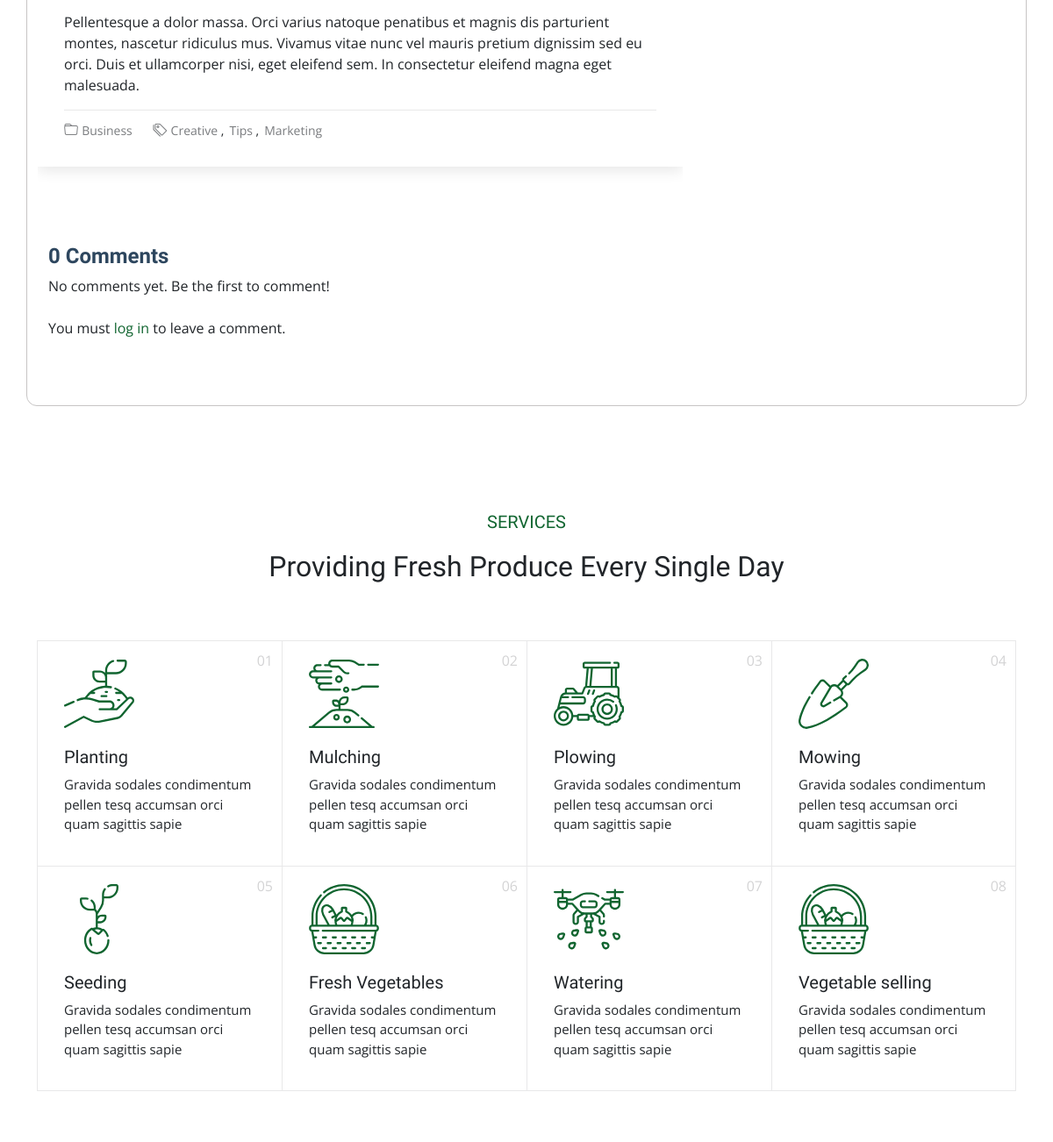
The page /blog/post/4/ (middle part) on the database as committed earlier.
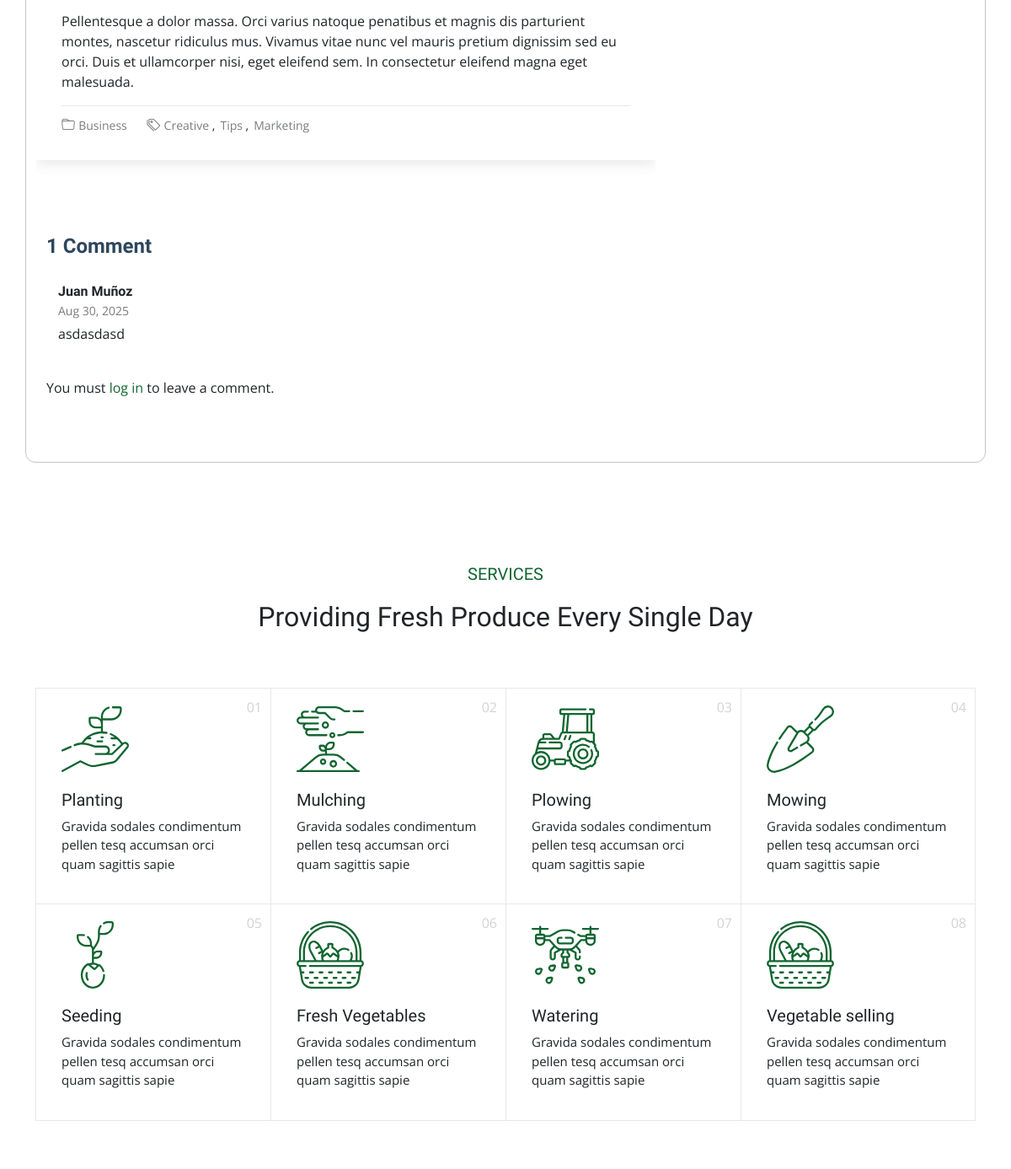
The same page on the database as committed later.
### blog/models.py (models this page shows, shortened)
class Post(models.Model):
    title = models.CharField(max_length=200, verbose_name='Title')
    subtitle = models.CharField(max_length=200, verbose_name='Subtitle')
    relevant_text = models.CharField(max_length=50, verbose_name='Relevant Text', null=True, blank=True)
    introduction = models.TextField(verbose_name='Introduction', null=True, blank=True)
    body_text = models.TextField(verbose_name='Body Text', null=True, blank=True)
    conclusion = models.TextField(verbose_name='Conclusion', null=True, blank=True)
    image = models.ImageField(verbose_name='Image', upload_to='posts', null=False, blank=False)
    author = models.ForeignKey(User, verbose_name='Author', on_delete=models.CASCADE)
    created_at = models.DateTimeField(auto_now_add=True, verbose_name='Creation Date')
    updated_at = models.DateTimeField(auto_now=True, verbose_name = 'Edition Date')
    class Meta:
        verbose_name = "Post"
        verbose_name_plural = "Posts"
        ordering = ['-created_at']
    def formatted_content(self):
        html_parts = []
        if self.introduction:
            intro_paragraphs = re.split(r'\n+', self.introduction.strip())
            html_parts.append("".join(f"<p>{p}</p>" for p in intro_paragraphs))
        if self.relevant_text:
            html_parts.append(f'<blockquote><p>{self.relevant_text}</p></blockquote>')
        if self.subtitle:
            html_parts.append(f'<h3 style="text-align:left">{self.subtitle}</h3>')
        if self.body_text:
            body_paragraphs = re.split(r'\n+', self.body_text.strip())
            html_parts.append("".join(f"<p>{p}</p>" for p in body_paragraphs))
        if self.conclusion:
            conclusion_paragraphs = re.split(r'\n+', self.conclusion.strip())
            html_parts.append("".join(f"<p>{p}</p>" for p in conclusion_paragraphs))
        return "".join(html_parts)

### comments/models.py (models this page shows, shortened)
class Comment(models.Model):
    post = models.ForeignKey(Post, on_delete=models.CASCADE, related_name="comments")
    author = models.ForeignKey(User, on_delete=models.CASCADE)
    content = models.TextField(max_length=500)
    created = models.DateTimeField(auto_now_add=True)
    class Meta:
        ordering = ['-created']

### blog/views.py (the view, shortened to what this page needs)
# urls.py: path('post/<int:pk>/', PostDetailView.as_view(), name='post_detail'),
class PostDetailView(DetailView):
    model = Post
    template_name = "blog/post_detail.html"
    context_object_name = "post"
    def post(self, request, *args, **kwargs):
        self.object = self.get_object()
        form = CommentForm(request.POST)
        if form.is_valid():
            comment = form.save(commit=False)
            comment.post = self.object
            comment.author = request.user
            comment.save()
            return redirect("blog:post_detail", pk=self.object.pk)
        context = self.get_context_data()
        context["form"] = form
        return self.render_to_response(context)
    def get_queryset(self):
        queryset = super().get_queryset()
        return queryset
    def get_context_data(self, **kwargs):
        context = super().get_context_data(**kwargs)
        post = self.get_object()
        context["comments"] = post.comments.all()
        context["comments_count"] = post.comments.count()
        return context

### blog/context_processors.py (called while the page is built)
def user_posts(request):
    if request.user.is_authenticated:
        posts = Post.objects.filter(author=request.user).order_by("-created_at", "-id")  # Posts del usuario logueado
    else:
        posts = None  # No hay usuario autenticado
    return {"user_posts": posts}

### core/templates/blog/post_detail.html (shortened to what this page needs)
{% extends 'partials/base.html' %}
{% load static %}
{% block content %}
  <section>
    <div class="container" id="post-detail-container">
      <div class="row mt-3">
        <div class="col-lg-8">
          <section id="blog-details" class="blog-details section">
            <article class="article">
              <div class="content">
                {{ post.formatted_content|safe }}
              </div>
              <div class="meta-bottom">
                <i class="bi bi-folder"></i>
                <ul class="cats">
                  <li><a href="#">Business</a></li>
                </ul>
                <i class="bi bi-tags"></i>
                <ul class="tags">
                  <li><a href="#">Creative</a></li>
                  <li><a href="#">Tips</a></li>
                  <li><a href="#">Marketing</a></li>
                </ul>
              </div>
            </article>
          </section>
          <section id="blog-comments" class="blog-comments section mt-5">
            <div class="container">
              <h4 class="comments-count">
                {{ comments.count }}
                {% if comments.count == 1 %}
                    Comment
                {% else %}
                    Comments
                {% endif %}
              </h4>
              {% for comment in comments %}
              <div class="comment mb-4">
                <div class="d-flex">
                  <div>
                    <h5>
                      <a href="#">{{ comment.author.get_full_name|default:comment.author.username }}</a>
                    </h5>
                    <time datetime="{{ comment.created|date:'Y-m-d' }}">{{ comment.created|date:"M j, Y" }}</time>
                    <p>{{ comment.content }}</p>
                  </div>
                </div>
              </div>
              {% empty %}
                <p>No comments yet. Be the first to comment!</p>
              {% endfor %}
              {% if user.is_authenticated %}
              <div class="comment-form mt-5">
                <h4>Leave a Comment</h4>
                {% if error %}
                <p class="text-danger">{{ error }}</p>
                {% endif %}
                <form method="post">
                  {% csrf_token %}
                  <div class="mb-3">
                    <textarea name="content" class="form-control" rows="4" placeholder="Write your comment"></textarea>
                  </div>
                  <button type="submit" class="btn btn-primary" style="background:#116530; border-color:#116530;">Post Comment</button>
                  <button  class="btn btn-secondary">Reset</button>
                </form>
              </div>
              {% else %}
              <p class="mt-4">You must <a href="{% url 'login' %}">log in</a> to leave a comment.</p>
              {% endif %}
            </div>
          </section>
        </div>
        <div class="col-lg-4 sidebar">
        </div>
      </div>
    </div>
  </section>
  {% include 'sections/services-info.html' %}
{% endblock content %}

Rows that differ between the two databases and show on the page:
computed for Post: count "0" → "1"
added Comment: author.get_full_name "Juan Muñoz", created "Aug 30, 2025", content "asdasdasd"
Other text that changed with them:
text no longer shown: "Comments No comments yet. Be the first to comment!"
text now shown: "Comment"
